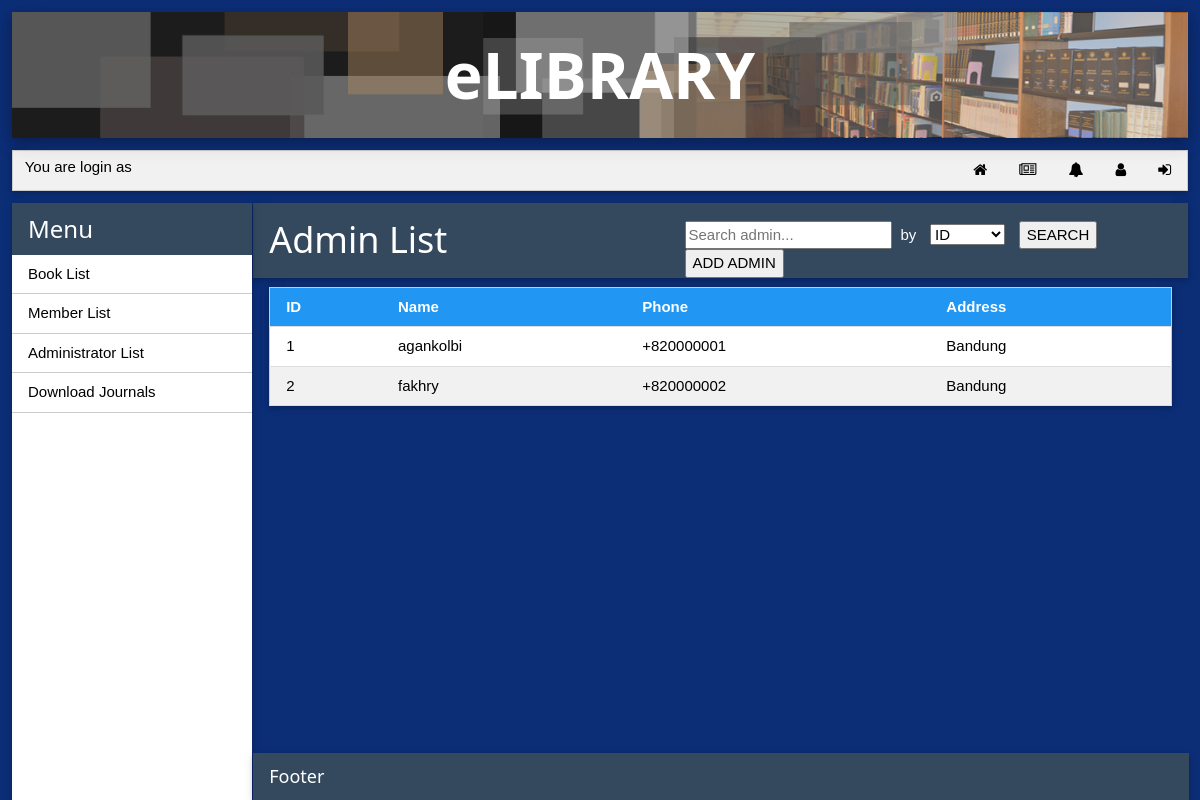
Before: /pages/admin/admList.php with the older database file.
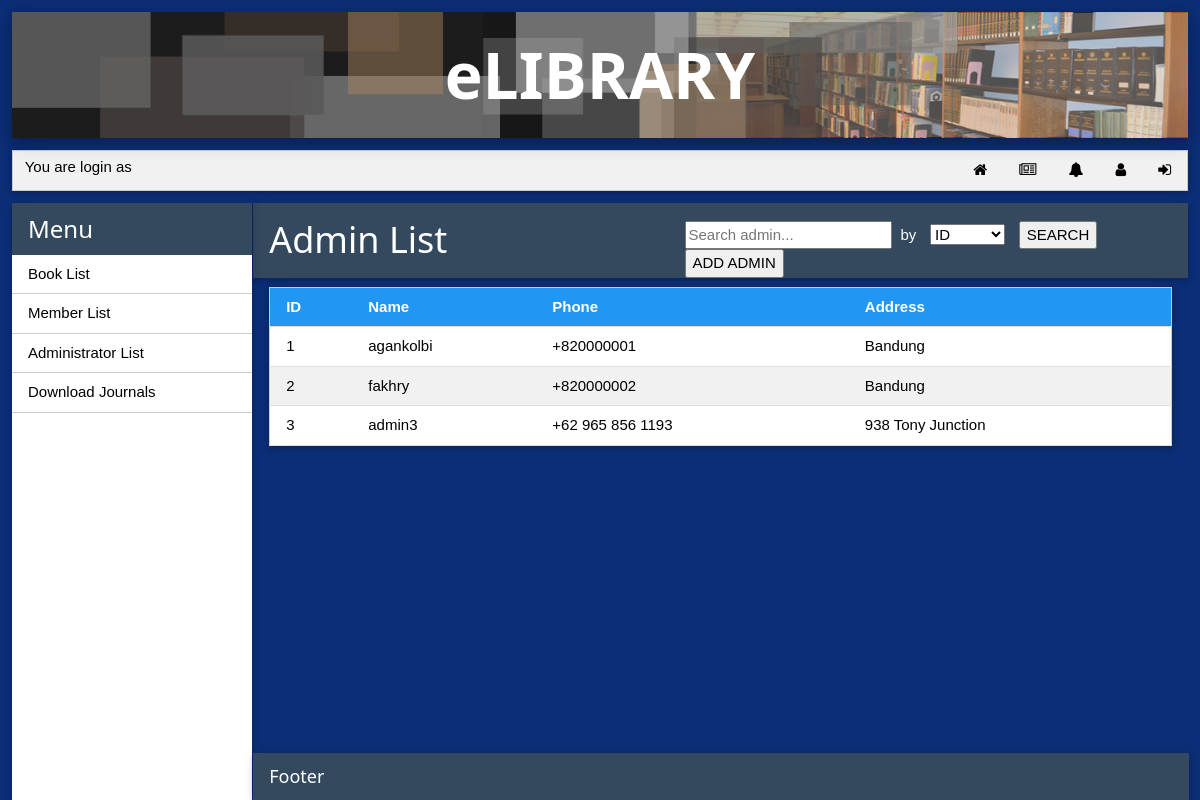
After: the same page with the newer database file.
### tables this page shows
CREATE TABLE `anggota` (
  `id` int(255) NOT NULL,
  `username` text NOT NULL,
  `password` text NOT NULL,
  `nama_anggota` text NOT NULL,
  `phone` text NOT NULL,
  `address` text NOT NULL,
  `status_user` varchar(10) NOT NULL
);

### pages/admin/admList.php (the view, shortened to what this page needs)
<?php
	include '../../connect/connection.php';
	$query="select * from anggota where status_user=1  ";
?>
<!DOCTYPE html>
<html>
	<head>
		<link rel="stylesheet" href="../../style/style.css">
		<link rel="stylesheet" href="../../lib/w3.css">
		<link rel="stylesheet" href="../../lib/w3-colors-flat.css">
		<link rel="stylesheet" href="../../lib/w3-theme-riverside.css">
		<link rel="stylesheet" href="../../lib/font-awesome.min.css">
		<link rel="stylesheet" href="../../lib/font-awesome.css">
	</head>
	<body>
		<?php
			include '/headerAdm.php';
			include '/navbarAdm.php';
			include '/sidebarAdm.php'
		?>
		<div id="content" style="">
			<div id="divTopContent" class="w3-container w3-card w3-flat-wet-asphalt">
				<div id="titleContent">
					<h1>Admin List</h1>
				</div>
				<form method="get" class="member.php">
				<div id="searchNsort" class="">
				<input type="text" style="margin-right:1%;" name="iSearch" placeholder="Search admin...">
				by
				<select>
					<option value="ID">ID</option>
				</select>
				<input class="" type="submit" value="SEARCH" name="iSubmit" style="margin-right:1%;">
				<input class="" type="submit" value="ADD ADMIN">
				</div>
				</form>
			</div>
			<div class="w3-container">
			<table id="membertable" class="w3-table-all w3-hoverable w3-card">
					<thead>
					<tr class="w3-blue">
						<th>ID</th>
						<th>Name</th>
						<th>Phone</th>
						<th>Address</th>
					</tr>
					</thead>
					<?php
						if($res=$conn->query($query)){
							while($row=$res->fetch_array()){
								echo "<tr>";
								echo "<td>".$row['id']."</td>";
								echo "<td>".$row['username']."</td>";
								echo "<td>".$row['phone']."</td>";
								echo "<td>".$row['address']."</td>";
								echo "</tr>";
							}
						}
					?>
				</table>
			</div>
			<?php
			include '../layout/footer.php';
		?>
	</body>
</html>

Changed rows visible on the page:
now on this page (row edited): anggota: id "3", username "admin3", phone "+62 965 856 1193", address "938 Tony Junction"
